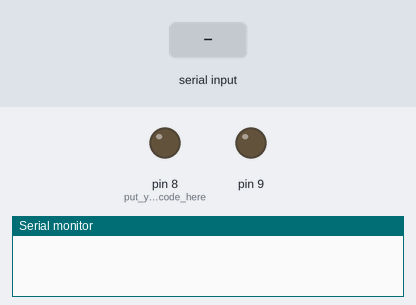
Simulated run of this sketch. Board: Arduino Uno, built with avr-gcc and run on an emulated ATmega328P. On the bench: output pins drawn as LEDs (lit = HIGH), the last lines printed to the serial monitor. The inputs (shaded band) are chosen by the test bench.

Above: at 1.2 s.
1.3 s: "a" received over Serial
At 2.5 s:
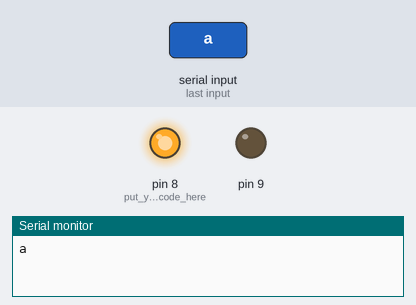
2.8 s: "c" received over Serial
At 4.0 s:
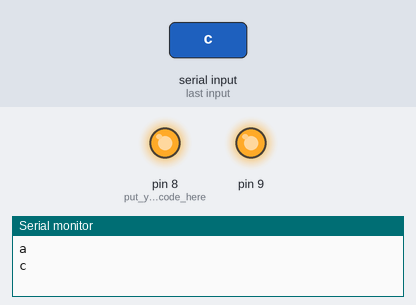
4.3 s: "b" received over Serial
At 5.3 s:
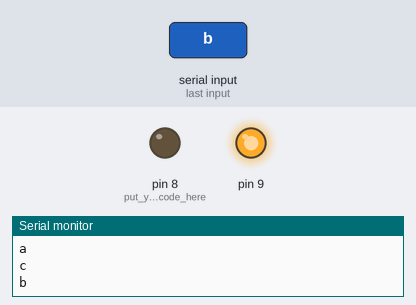
Timing chart, 0 to 7.3 s (numbered marks = the images above; inputs shaded):
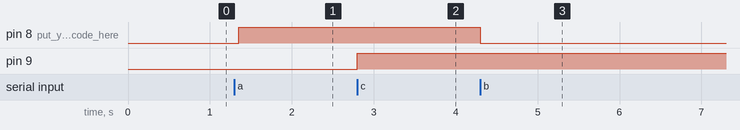

Measured:
- after the input at 1.3 s, pin 8 (put_your_setup_code_here): LOW → HIGH after 0.05 s
- after the input at 2.8 s, pin 9: LOW → HIGH at once
- after the input at 4.3 s, pin 8 (put_your_setup_code_here): HIGH → LOW at once

The sketch:

HC-05_LED_oct22a.ino
```cpp
void setup() {
Serial.begin(9600);
 pinMode(8, OUTPUT); // put your setup code here, to run once:
 pinMode(9, OUTPUT);
 }

void loop() {
  // put your main code here, to run repeatedly:
 if(Serial.available()>0)
   {
      char data= Serial.read(); // reading the data received from the bluetooth module
      switch(data)
      {
        case 'a': digitalWrite(8, HIGH);break; // when a is pressed on the app on your smart phone
        case 'b': digitalWrite(8, LOW);break; //
        case 'c': digitalWrite(9, HIGH);break;
        case 'd': digitalWrite(9, LOW);break;
        case 'e': digitalWrite(8, HIGH);digitalWrite(9, HIGH);break;
        case 'f': digitalWrite(8, LOW);digitalWrite(9, LOW);break;
        default : break;
      }
      Serial.println(data);
   }
   delay(50);
}
```
